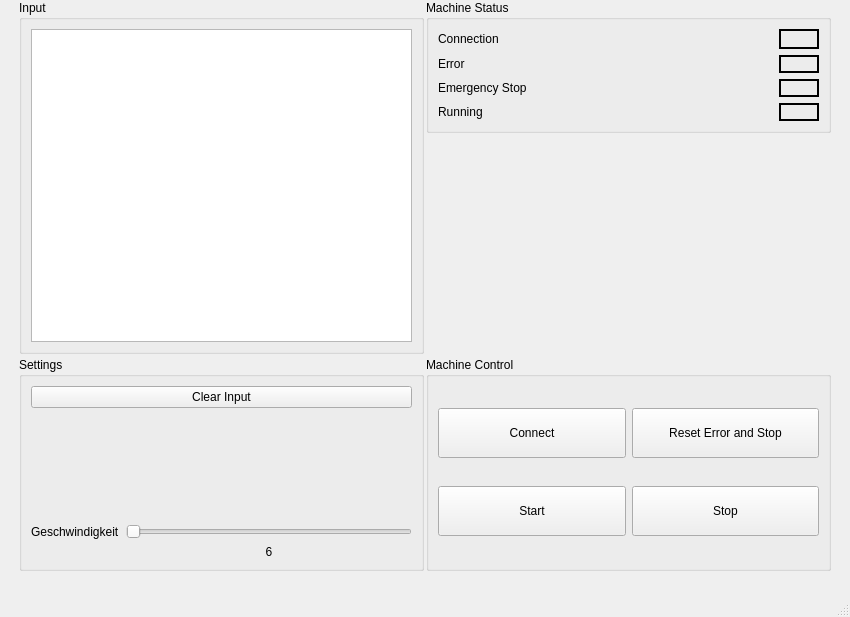
<?xml version="1.0" encoding="UTF-8"?>
<ui version="4.0">
 <class>MainWindow</class>
 <widget class="QMainWindow" name="MainWindow">
  <property name="geometry">
   <rect>
    <x>0</x>
    <y>0</y>
    <width>850</width>
    <height>617</height>
   </rect>
  </property>
  <property name="windowTitle">
   <string>SQS Semesterarbeit</string>
  </property>
  <widget class="QWidget" name="centralwidget">
   <property name="sizePolicy">
    <sizepolicy hsizetype="Fixed" vsizetype="Fixed">
     <horstretch>0</horstretch>
     <verstretch>0</verstretch>
    </sizepolicy>
   </property>
   <property name="maximumSize">
    <size>
     <width>840</width>
     <height>600</height>
    </size>
   </property>
   <widget class="QWidget" name="gridLayoutWidget">
    <property name="geometry">
     <rect>
      <x>10</x>
      <y>0</y>
      <width>821</width>
      <height>571</height>
     </rect>
    </property>
    <layout class="QGridLayout" name="gridLayout_main" columnminimumwidth="0,0,0,0,0">
     <property name="horizontalSpacing">
      <number>2</number>
     </property>
     <property name="verticalSpacing">
      <number>3</number>
     </property>
     <item row="0" column="4">
      <widget class="QGroupBox" name="groupBox_machineStatus">
       <property name="title">
        <string>Machine Status</string>
       </property>
       <layout class="QGridLayout" name="gridLayout_3">
        <item row="3" column="2">
         <widget class="QLabel" name="label_runningStatus">
          <property name="minimumSize">
           <size>
            <width>40</width>
            <height>15</height>
           </size>
          </property>
          <property name="frameShape">
           <enum>QFrame::Box</enum>
          </property>
          <property name="lineWidth">
           <number>2</number>
          </property>
          <property name="text">
           <string/>
          </property>
         </widget>
        </item>
        <item row="3" column="0">
         <widget class="QLabel" name="label_running">
          <property name="text">
           <string>Running</string>
          </property>
         </widget>
        </item>
        <item row="1" column="0">
         <widget class="QLabel" name="label_Error">
          <property name="text">
           <string>Error</string>
          </property>
         </widget>
        </item>
        <item row="1" column="2">
         <widget class="QLabel" name="label_errorStatus">
          <property name="minimumSize">
           <size>
            <width>40</width>
            <height>15</height>
           </size>
          </property>
          <property name="frameShape">
           <enum>QFrame::Box</enum>
          </property>
          <property name="lineWidth">
           <number>2</number>
          </property>
          <property name="text">
           <string/>
          </property>
         </widget>
        </item>
        <item row="0" column="0">
         <widget class="QLabel" name="label_connection">
          <property name="text">
           <string>Connection</string>
          </property>
         </widget>
        </item>
        <item row="2" column="0">
         <widget class="QLabel" name="label_eStop">
          <property name="text">
           <string>Emergency Stop</string>
          </property>
         </widget>
        </item>
        <item row="2" column="2">
         <widget class="QLabel" name="label_eStopStatus">
          <property name="minimumSize">
           <size>
            <width>40</width>
            <height>15</height>
           </size>
          </property>
          <property name="frameShape">
           <enum>QFrame::Box</enum>
          </property>
          <property name="lineWidth">
           <number>2</number>
          </property>
          <property name="text">
           <string/>
          </property>
         </widget>
        </item>
        <item row="0" column="2">
         <widget class="QLabel" name="label_connectionStatus">
          <property name="minimumSize">
           <size>
            <width>40</width>
            <height>15</height>
           </size>
          </property>
          <property name="frameShape">
           <enum>QFrame::Box</enum>
          </property>
          <property name="lineWidth">
           <number>2</number>
          </property>
          <property name="text">
           <string/>
          </property>
         </widget>
        </item>
        <item row="0" column="1">
         <spacer name="horizontalSpacer_2">
          <property name="orientation">
           <enum>Qt::Horizontal</enum>
          </property>
          <property name="sizeHint" stdset="0">
           <size>
            <width>40</width>
            <height>20</height>
           </size>
          </property>
         </spacer>
        </item>
       </layout>
      </widget>
     </item>
     <item row="1" column="4">
      <spacer name="verticalSpacer_2">
       <property name="orientation">
        <enum>Qt::Vertical</enum>
       </property>
       <property name="sizeHint" stdset="0">
        <size>
         <width>20</width>
         <height>40</height>
        </size>
       </property>
      </spacer>
     </item>
     <item row="5" column="4">
      <widget class="QGroupBox" name="groupBox_machineControl">
       <property name="title">
        <string>Machine Control</string>
       </property>
       <layout class="QGridLayout" name="gridLayout">
        <item row="1" column="0">
         <widget class="QPushButton" name="pushButton_start">
          <property name="minimumSize">
           <size>
            <width>100</width>
            <height>50</height>
           </size>
          </property>
          <property name="text">
           <string>Start</string>
          </property>
         </widget>
        </item>
        <item row="1" column="1">
         <widget class="QPushButton" name="pushButton_stop">
          <property name="minimumSize">
           <size>
            <width>100</width>
            <height>50</height>
           </size>
          </property>
          <property name="text">
           <string>Stop</string>
          </property>
         </widget>
        </item>
        <item row="0" column="0">
         <widget class="QPushButton" name="pushButton_connect">
          <property name="minimumSize">
           <size>
            <width>100</width>
            <height>50</height>
           </size>
          </property>
          <property name="text">
           <string>Connect</string>
          </property>
         </widget>
        </item>
        <item row="0" column="1">
         <widget class="QPushButton" name="pushButton_resetErrorAndEStop">
          <property name="minimumSize">
           <size>
            <width>100</width>
            <height>50</height>
           </size>
          </property>
          <property name="text">
           <string>Reset Error and Stop</string>
          </property>
         </widget>
        </item>
       </layout>
      </widget>
     </item>
     <item row="5" column="2">
      <layout class="QGridLayout" name="gridLayout_settings">
       <item row="2" column="0" colspan="2">
        <widget class="QGroupBox" name="groupBox_settings">
         <property name="title">
          <string>Settings</string>
         </property>
         <layout class="QGridLayout" name="gridLayout_5">
          <item row="1" column="1">
           <spacer name="verticalSpacer">
            <property name="orientation">
             <enum>Qt::Vertical</enum>
            </property>
            <property name="sizeHint" stdset="0">
             <size>
              <width>20</width>
              <height>40</height>
             </size>
            </property>
           </spacer>
          </item>
          <item row="4" column="1">
           <widget class="QLabel" name="label_speedValue">
            <property name="text">
             <string>6</string>
            </property>
            <property name="alignment">
             <set>Qt::AlignCenter</set>
            </property>
           </widget>
          </item>
          <item row="2" column="1">
           <widget class="QSlider" name="horizontalSlider_speed">
            <property name="minimum">
             <number>1</number>
            </property>
            <property name="maximum">
             <number>10</number>
            </property>
            <property name="pageStep">
             <number>5</number>
            </property>
            <property name="value">
             <number>1</number>
            </property>
            <property name="orientation">
             <enum>Qt::Horizontal</enum>
            </property>
           </widget>
          </item>
          <item row="2" column="0">
           <widget class="QLabel" name="label_speed">
            <property name="text">
             <string>Geschwindigkeit</string>
            </property>
           </widget>
          </item>
          <item row="0" column="0" colspan="2">
           <widget class="QPushButton" name="pushButton_clearInput">
            <property name="text">
             <string>Clear Input</string>
            </property>
           </widget>
          </item>
         </layout>
        </widget>
       </item>
      </layout>
     </item>
     <item row="1" column="0">
      <widget class="QLabel" name="label">
       <property name="minimumSize">
        <size>
         <width>5</width>
         <height>0</height>
        </size>
       </property>
       <property name="text">
        <string/>
       </property>
      </widget>
     </item>
     <item row="0" column="2" rowspan="3">
      <widget class="QGroupBox" name="groupBox_input">
       <property name="title">
        <string>Input</string>
       </property>
       <layout class="QGridLayout" name="gridLayout_2">
        <item row="0" column="0">
         <widget class="QTextEdit" name="textEdit_input"/>
        </item>
       </layout>
      </widget>
     </item>
    </layout>
   </widget>
  </widget>
  <widget class="QMenuBar" name="menubar">
   <property name="geometry">
    <rect>
     <x>0</x>
     <y>0</y>
     <width>850</width>
     <height>21</height>
    </rect>
   </property>
  </widget>
  <widget class="QStatusBar" name="statusbar"/>
 </widget>
 <resources/>
 <connections/>
</ui>
